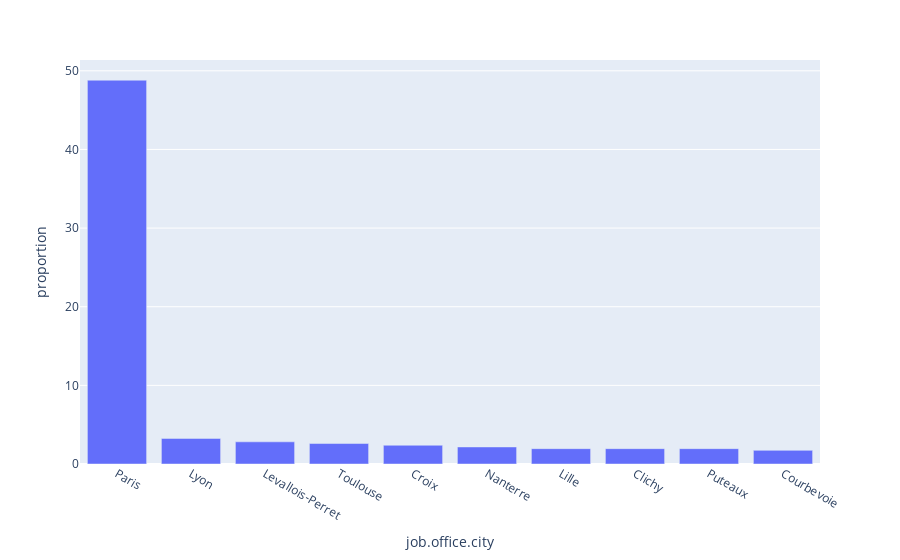

Source (notebook cell):
### Code cell
fig = px.bar(cities_share.head(10), y="proportion")
fig.update_xaxes(tickangle=30)
fig.update_xaxes(categoryorder="total descending")
fig.show()

### Figure 1 — Plotly figure (JSON) as saved in the notebook; plotly's stock layout.template omitted (floating-point values rounded to 4 significant figures)
{"data": [{"alignmentgroup": "True", "hovertemplate": "job.office.city=%{x}<br>proportion=%{y}<extra></extra>", "legendgroup": "", "marker": {"color": "#636efa", "pattern": {"shape": ""}}, "name": "", "offsetgroup": "", "orientation": "v", "showlegend": false, "textposition": "auto", "type": "bar", "x": ["Paris", "Lyon", "Levallois-Perret", "Toulouse", "Croix", "Nanterre", "Lille", "Clichy", "Puteaux", "Courbevoie"], "xaxis": "x", "y": [48.81, 3.254, 2.82, 2.603, 2.386, 2.169, 1.952, 1.952, 1.952, 1.735], "yaxis": "y"}], "layout": {"barmode": "relative", "legend": {"tracegroupgap": 0}, "margin": {"t": 60}, "xaxis": {"anchor": "y", "categoryorder": "total descending", "domain": [0, 1], "tickangle": 30, "title": {"text": "job.office.city"}}, "yaxis": {"anchor": "x", "domain": [0, 1], "title": {"text": "proportion"}}}}
